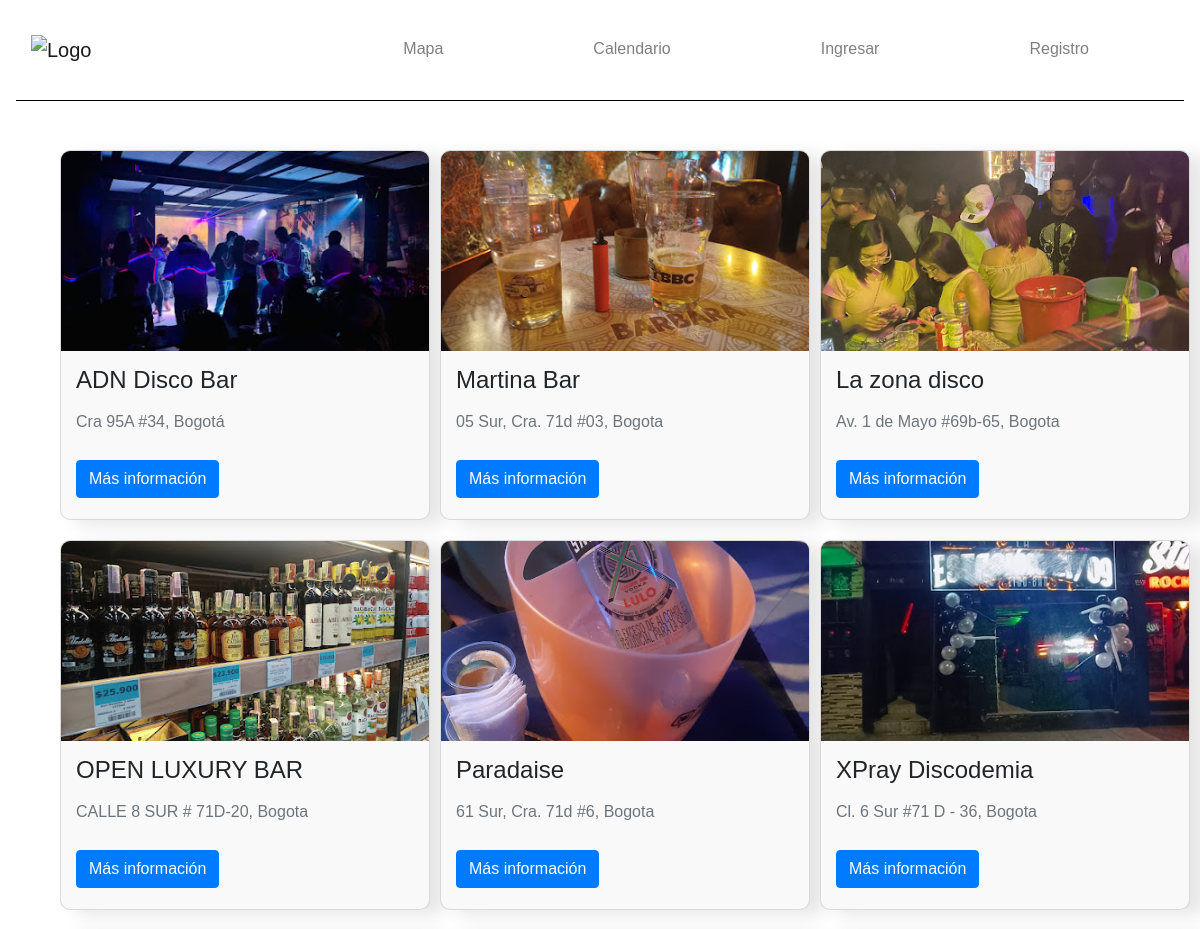
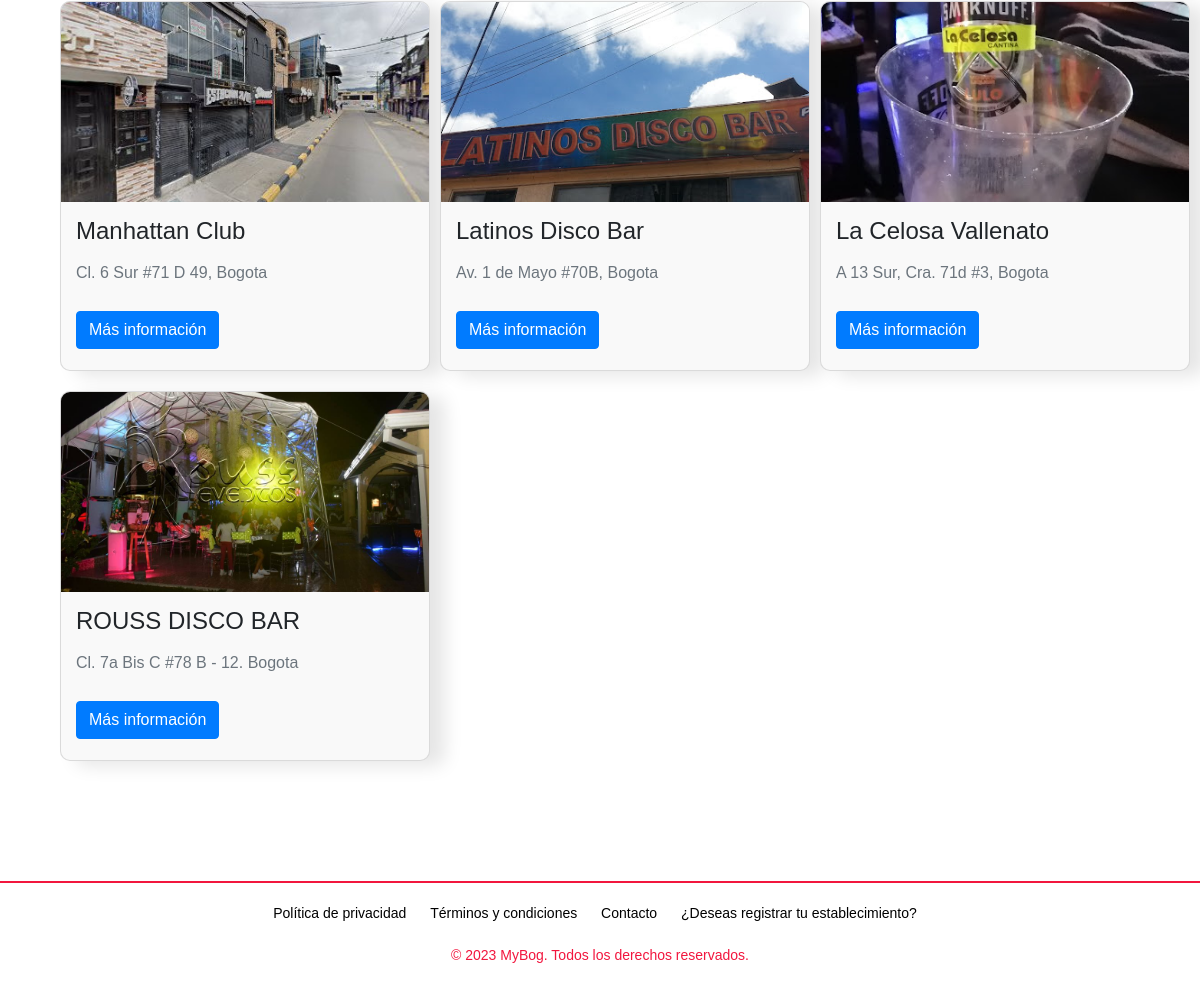
Page /Discotecas.php?localidad=Kennedy on the committed database (2 pictures, top to bottom).
### tables this page shows
CREATE TABLE IF NOT EXISTS `discotecas` (
  `Id_de_discotecas` int NOT NULL AUTO_INCREMENT,
  `Nombres_de_discotecas` varchar(50) NOT NULL,
  `Ubicacion_de_discotecas` varchar(250) NOT NULL,
  `Informacion_de_discotecas` text NOT NULL,
  `Id_entretenimiento` int NOT NULL,
  `localidad` varchar(45) DEFAULT NULL,
  `nombre_imagen` varchar(255) DEFAULT NULL,
  PRIMARY KEY (`Id_de_discotecas`),
  KEY `Id_de_entretenimiento` (`Id_entretenimiento`),
  KEY `Id_entretenimiento` (`Id_entretenimiento`),
  CONSTRAINT `discotecas_ibfk_1` FOREIGN KEY (`Id_entretenimiento`) REFERENCES `entretenimiento` (`Id_entretenimiento`)
);

### Discotecas.php (the view, shortened to what this page needs)
<!DOCTYPE html>
<?php
require_once('./config/conexion.php');
?>
<html lang="en">
<head>
    <link rel="stylesheet" href="https://stackpath.bootstrapcdn.com/bootstrap/4.5.2/css/bootstrap.min.css">
    <link rel="stylesheet" href="style/HeaderFooter.css">
    <link rel="stylesheet" type="text/css" href="style/informacion.css">
</head>
<body>
    <div class="wrapper">
        <div class="content">
            <nav id="custom-navbar" class="navbar navbar-expand-lg navbar-light navbar-dark-bg">
                <div class="container-fluid" id="header">
                    <a class="navbar-brand Logo" href="./index.php"><img src="./Imagenes/Logo.png" alt="Logo"></a>
                    <div class="collapse navbar-collapse" id="navbarNav">
                        <ul class="navbar-nav justify-content-end">
                            <li class="nav-item">
                                <a class="nav-link rojo" id="mapa" href="./mapa.php">Mapa</a>
                            </li>
                            <li class="nav-item">
                                <a class="nav-link amarillo" id="calendario" href="./calendario.php">Calendario</a>
                            </li>
                            <?php
                            include('modales_usuario.php');
                            ?>
                        </ul>
                    </div>
                </div>
            </nav>
            <div class="inicio">
                <div id="mundo_aventura">
                    <div class="container">
                        <div class="card-deck">
                            <?php
                            $localidad = isset($_GET['localidad']) ? $_GET['localidad'] : '';
                            $consulta = "SELECT * FROM discotecas WHERE localidad = '$localidad'";
                            $resultado = $conexion->query($consulta);
                            if ($resultado->num_rows > 0) {
                                $discotecas = $resultado->fetch_all(MYSQLI_ASSOC);
                                foreach ($discotecas as $discoteca):
                                    ?>
                                    <div class="col-md-4">
                                        <div class="card">
                                            <?php
                                            $imagenNombre = rawurlencode($discoteca['nombre_imagen']);
                                            $imagenUrl = "./Imagenes/discotecas/{$imagenNombre}";
                                            ?>
                                            <img class="card-img-top" src="<?php echo $imagenUrl; ?>"
                                                alt="<?php echo htmlspecialchars($discoteca['Nombres_de_discotecas']); ?>">
                                            <div class="card-body">
                                                <h5 class="card-title">
                                                    <?php echo htmlspecialchars($discoteca['Nombres_de_discotecas']); ?>
                                                </h5>
                                                <h6 class="card-subtitle mb-2 text-muted">
                                                    <?php echo htmlspecialchars($discoteca['Ubicacion_de_discotecas']); ?>
                                                </h6>
                                                <a href="resultado.php?tabla=discotecas&nombre=<?php echo urlencode($discoteca['Nombres_de_discotecas']); ?>"
                                                    class="btn btn-primary">Más información</a>
                                            </div>
                                        </div>
                                    </div>
                                    <?php
                                endforeach;
                            } else {
                                echo '<p>No se encontraron discotecas para la localidad seleccionada.</p>';
                            }
                                    ?>
                        </div>
                    </div>
                </div>
            </div>
        </div>
    </div>
    <footer class="footer">
        <nav>
            <ul>
                <li><a href="#" data-toggle="modal" data-target="#modalPoliticaPrivacidad">Política de
                        privacidad</a>
                </li>
                <li><a href="#" data-toggle="modal" data-target="#modalTerminosCondiciones">Términos y
                        condiciones</a>
                </li>
                <li><a href="#" data-toggle="modal" data-target="#modalContacto">Contacto</a></li>
                <?php
                if (isset($_SESSION['user_id'])) {
                    echo '';
                } else {
                    echo '<li><a data-toggle="modal" data-target="#myModal" href="#">¿Deseas registrar tu establecimiento?</a></li>';
                }
                ?>
            </ul>
            <br>
            <p>©
                <?php echo date("Y"); ?> MyBog. Todos los derechos reservados.
            </p>
        </nav>
    </footer>
</body>
</html>

### modales_usuario.php (shortened to what this page needs)
<?php
if (isset($_SESSION['user_id'])) {
    echo <<<HTML
        <li class="nav-item dropdown">
            <a class="nav-link dropdown-toggle" href="#" id="userDropdown" role="button"
                data-toggle="dropdown" aria-haspopup="true" aria-expanded="false">
                <img src="./Imagenes/usuario.png" alt="Imagen de perfil" width="32" height="32">
            </a>
            <div class="dropdown-menu" aria-labelledby="userDropdown" style="text-align: center; margin-left: -40px; margin-top:10px;">
                <span class="user-info-container nombreUsuario" style="background-color: a; color: white;">{$_SESSION['nombres']}</span>
                <br>
                <div class="dropdown-divider"></div>
                <a class="dropdown-item" href="#" data-toggle="modal" data-target="#EditarDatos">Editar Usuario</a>
                <div class="dropdown-divider"></div>
                <a class="dropdown-item" href="./mis_registros.php">Establecimientos registrados</a>
                <div class="dropdown-divider"></div>
                <a class="dropdown-item" href="#" data-toggle="modal" data-target="#confirmLogoutModal">Cerrar sesión</a>
HTML;
    if (isset($_SESSION['rol']) && $_SESSION['rol'] === 'Admin') {
        echo <<<HTML
            <div class="dropdown-divider"></div>
            <a class="dropdown-item" href="./admin.php">Dashboard Admin</a>
HTML;
    }
    echo <<<HTML
            </div>
        </li>
HTML;
} else {
    echo <<<HTML
        <li class="nav-item">
            <a class="nav-link rojo" id="main" href="./main.php">Ingresar</a>
        </li>
        <li class="nav-item">
            <a class="nav-link amarillo" id="registro" href="./registro.php">Registro</a>
        </li>
HTML;
}
?>

### style/HeaderFooter.css (style rules this page uses)
html, body { height: 100%; margin: 0; padding: 0; font-family: sans-serif; background-color: #ffffff; margin-bottom: 70px; }
#header { margin: 0 auto; padding: auto; border-bottom: solid 1px#000000; }
.wrapper { position: relative; }
.navbar { height: 100px; }
.navbar-brand img { width: 250px; margin-right: 0px; }
.navbar-nav { margin-left: auto; }
#navbarNav { background-color: rgb(255, 255, 255); }
#custom-navbar .navbar-nav .nav-link { font-size: 16px; border-bottom: solid 2px#00000000; transition: 0.3s; position: relative; margin-right: 10px; padding: 37px 70px; }
.footer { width: 100%; color: #f2163e; font-size: 14px; text-align: center; padding: 20px; border-top: 2px solid #f2163e; }
.footer ul { margin: 0; padding: 0; list-style: none; }
.footer ul li { display: inline-block; margin-right: 10px; }
.footer ul li a { color: #000000; text-decoration: none; padding: 5px; }

### style/informacion.css (style rules this page uses)
body { margin: 0; padding: 0; font-family: sans-serif; background-color: #ffffff; }
.content { margin: 0 auto; padding: auto; margin-bottom: 100px; }
.inicio { margin-bottom: 100px; margin-top: 50px; }
.card { width: 270px; }

### Discotecas.php (style rules this page uses)
.card { border-radius: 10px; background-color: #f9f9f9; overflow: hidden; margin-bottom: 20px; box-shadow: 15px 5px 18px rgba(0, 0, 0, 0.1); }
.card h5 { font-size: 24px; }
.card img { width: 100%; height: 200px; object-fit: cover; }
.card .card-body { padding: 15px; }
.card .card-title { height: 40px; overflow: hidden; }
.card .card-subtitle { height: 30px; overflow: hidden; }
.card .btn { margin-top: 10px; }
.card-deck .card { margin-bottom: 20px; width: 370px; height: 370px; }

### rows in the picture
discotecas: nombre_imagen+Nombres_de_discotecas (picture), Nombres_de_discotecas "ADN Disco Bar", Ubicacion_de_discotecas "Cra 95A #34, Bogotá"
discotecas: nombre_imagen+Nombres_de_discotecas (picture), Nombres_de_discotecas "Martina Bar", Ubicacion_de_discotecas "05 Sur, Cra. 71d #03, Bogota"
discotecas: nombre_imagen+Nombres_de_discotecas (picture), Nombres_de_discotecas "La zona disco", Ubicacion_de_discotecas "Av. 1 de Mayo #69b-65, Bogota"
discotecas: nombre_imagen+Nombres_de_discotecas (picture), Nombres_de_discotecas "OPEN LUXURY BAR", Ubicacion_de_discotecas "CALLE 8 SUR # 71D-20, Bogota"
discotecas: nombre_imagen+Nombres_de_discotecas (picture), Nombres_de_discotecas "Paradaise", Ubicacion_de_discotecas "61 Sur, Cra. 71d #6, Bogota"
discotecas: nombre_imagen+Nombres_de_discotecas (picture), Nombres_de_discotecas "XPray Discodemia", Ubicacion_de_discotecas "Cl. 6 Sur #71 D - 36, Bogota"
discotecas: nombre_imagen+Nombres_de_discotecas (picture), Nombres_de_discotecas "Manhattan Club", Ubicacion_de_discotecas "Cl. 6 Sur #71 D 49, Bogota"
discotecas: nombre_imagen+Nombres_de_discotecas (picture), Nombres_de_discotecas "Latinos Disco Bar", Ubicacion_de_discotecas "Av. 1 de Mayo #70B, Bogota"
discotecas: nombre_imagen+Nombres_de_discotecas (picture), Nombres_de_discotecas "La Celosa Vallenato", Ubicacion_de_discotecas "A 13 Sur, Cra. 71d #3, Bogota"
discotecas: nombre_imagen+Nombres_de_discotecas (picture), Nombres_de_discotecas "ROUSS DISCO BAR", Ubicacion_de_discotecas "Cl. 7a Bis C #78 B - 12. Bogota"
